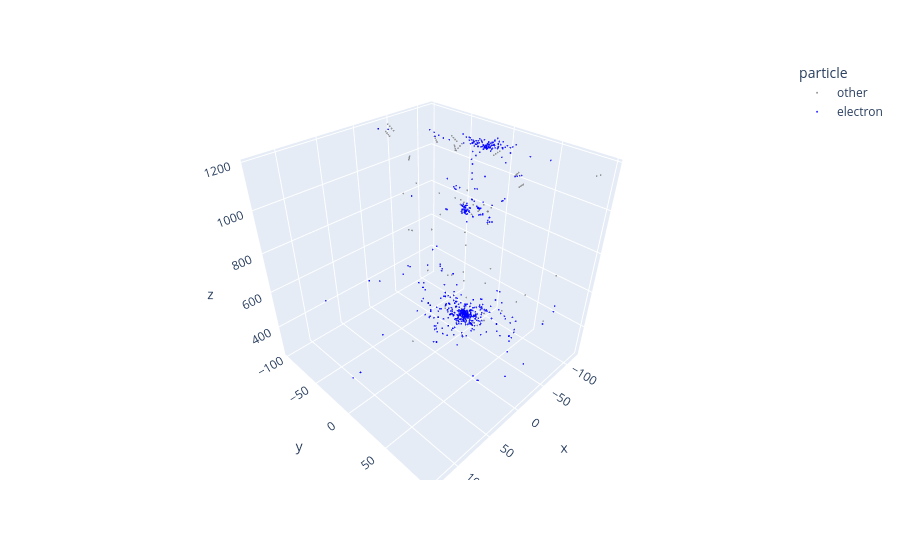

The notebook cell this image was saved under:
### Code cell
import plotly.express as px
!pip install --upgrade nbformat ipython ipykernel

fig = px.scatter_3d(
    long_df,
    x="x",
    y="y",
    z="z",
    color="particle",
    color_discrete_map={
        "electron": "blue",
        "muon": "orange",
        "tau": "purple",
        "other": "gray"
    },
    opacity=0.8,
    hover_name="name"
)

fig.update_traces(marker=dict(size=1))
fig.show()

### Figure 1 — Plotly figure (JSON) as saved in the notebook; plotly's stock layout.template omitted (floating-point values rounded to 4 significant figures; data arrays with more than 128 entries replaced by an {"elided": "..."} marker saying what was removed)
{"data": [{"hovertemplate": "<b>%{hovertext}</b><br><br>particle=other<br>x=%{x}<br>y=%{y}<br>z=%{z}<extra></extra>", "hovertext": ["p", "pi+", "pi+", "pi-", "pi-", "pi-", "pi-", "pi-", "pi-", "pi-", "pi-", "pi-", "pi+", "p", "p", "pi+", "pi+", "pi-", "pi-", "pi-", "pi+", "pi+", "pi+", "pi+", "pi+", "pi-", "pi-", "pi+", "pi+", "pi+", "pi+", "pi+", "pi-", "pi+", "pi+", "pi+", "pi+", "pi+", "pi-", "p", "p", "p", "pi-", "pi-", "pi-", "pi-", "pi-", "pi+", "pi+", "pi+", "pi+", "pi+", "K+", "K+", "K+", "K+", "K+", "pi+", "pi+", "pi+", "pi+", "pi+", "pi+", "p", "pi+", "pi+", "pi+", "pi+", "pi+", "pi+", "pi+", "pi+", "pi-", "pi-", "pi+", "pi-", "pi-", "pi-", "pi-", "pi-", "pi-", "pi-", "pi-", "pi-", "pi-", "pi+", "pi+", "pi+", "pi+", "pi+"], "legendgroup": "other", "marker": {"color": "gray", "opacity": 0.8, "size": 1, "symbol": "circle"}, "mode": "markers", "name": "other", "scene": "scene", "showlegend": true, "type": "scatter3d", "x": [-30.22, -40.1, -45.59, -35.83, -44.42, -53.22, -62.25, -70.8, -70.55, -70.28, -70.03, -68.7, -38.97, -60.48, -43.49, -117.1, -26.29, -29.97, -31.51, -33.3, -38.93, -43.51, -43.72, -43.92, -44.13, -41.14, -49.08, -37.93, -50.62, -50.98, -51.31, -51.66, -0.4728, -31.82, -50.87, -54.03, -57.19, -60.34, -19.63, -49.66, -99.71, -101.1, -23.79, 29.87, 32.06, 34.26, 36.45, -33.48, -27.01, -26.66, -26.33, -25.97, -40.2, -53.72, -54.07, -54.43, -54.8, -36.08, -43.49, -43.63, -43.8, -43.94, 11.82, -49.0, -28.12, -26.24, -30.4, -34.54, -28.3, -27.76, -27.22, -26.68, -67.51, -10.08, -72.82, -25.81, -37.54, -22.52, -16.43, -11.16, -35.02, -69.09, -70.36, -71.61, -72.86, -5.798, 1.961, 2.314, 2.647, 3.001], "y": [-1.841, 24.08, 28.85, 8.237, 2.537, -3.505, -9.0, -29.68, -31.46, -33.26, -35.04, 37.72, 34.89, 65.56, 65.97, 68.68, 35.07, 12.91, 12.32, 11.63, -6.697, -89.07, -91.95, -94.82, -97.69, 12.75, 18.88, 4.247, -16.32, -17.03, -17.71, -18.42, 4.68, 4.589, -15.84, -15.91, -15.98, -16.07, 42.64, 26.75, 94.88, 97.41, 22.67, 71.8, 73.38, 74.97, 76.57, 23.19, 64.6, 65.92, 67.24, 68.57, -1.134, -40.69, -42.08, -43.47, -44.84, 22.85, 50.74, 51.69, 52.65, 53.61, -22.47, 28.23, 15.24, -4.235, -28.95, -51.98, -80.93, -82.07, -83.19, -84.33, -88.07, 30.69, 17.47, 29.28, 97.41, -3.961, -23.05, -43.72, -22.89, 13.46, 14.64, 15.85, 17.04, -44.93, -29.63, -29.04, -28.45, -27.83], "z": [618.5, 436.5, 618.5, 436.5, 618.5, 800.5, 982.5, 1164.0, 1170.0, 1176.0, 1182.0, 436.5, 436.5, 618.5, 618.5, 618.5, 436.5, 436.5, 618.5, 800.5, 982.5, 1164.0, 1170.0, 1176.0, 1182.0, 982.5, 982.5, 982.5, 1164.0, 1170.0, 1176.0, 1182.0, 982.5, 982.5, 1164.0, 1170.0, 1176.0, 1182.0, 982.5, 982.5, 1164.0, 1170.0, 982.5, 1164.0, 1170.0, 1176.0, 1182.0, 982.5, 1164.0, 1170.0, 1176.0, 1182.0, 982.5, 1164.0, 1170.0, 1176.0, 1182.0, 982.5, 1164.0, 1170.0, 1176.0, 1182.0, 254.5, 436.5, 436.5, 618.5, 800.5, 982.5, 1164.0, 1170.0, 1176.0, 1182.0, 618.5, 618.5, 618.5, 436.5, 618.5, 436.5, 618.5, 800.5, 982.5, 1164.0, 1170.0, 1176.0, 1182.0, 982.5, 1164.0, 1170.0, 1176.0, 1182.0]}, {"hovertemplate": "<b>%{hovertext}</b><br><br>particle=electron<br>x=%{x}<br>y=%{y}<br>z=%{z}<extra></extra>", "hovertext": {"elided": "654 str values"}, "legendgroup": "electron", "marker": {"color": "blue", "opacity": 0.8, "size": 1, "symbol": "circle"}, "mode": "markers", "name": "electron", "scene": "scene", "showlegend": true, "type": "scatter3d", "x": {"elided": "654 float values"}, "y": {"elided": "654 float values"}, "z": {"elided": "654 float values"}}], "layout": {"legend": {"title": {"text": "particle"}, "tracegroupgap": 0}, "margin": {"t": 60}, "scene": {"domain": {"x": [0, 1], "y": [0, 1]}, "xaxis": {"title": {"text": "x"}}, "yaxis": {"title": {"text": "y"}}, "zaxis": {"title": {"text": "z"}}}}}
